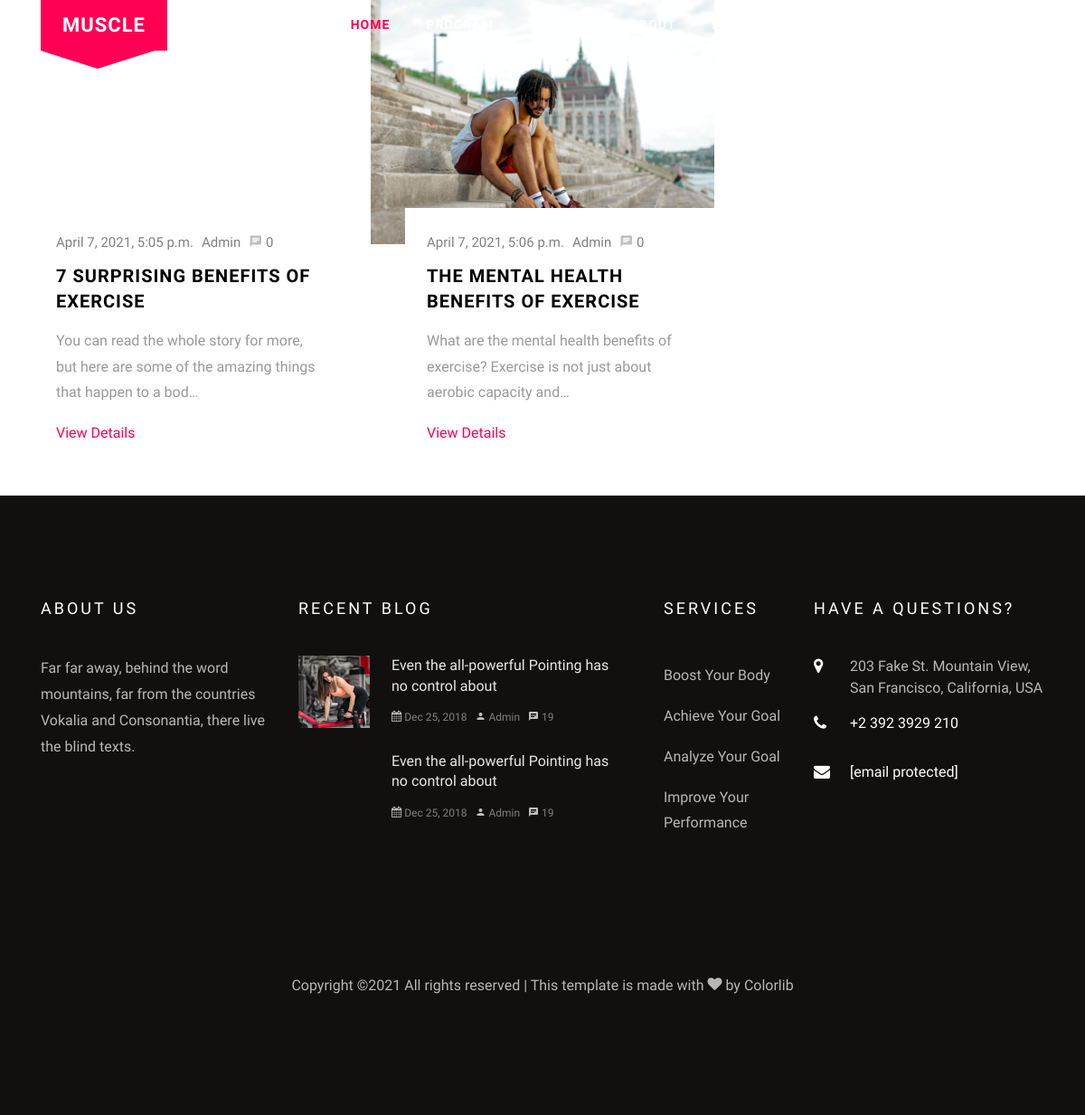
Screenshot of /blog/ with the database file from the repository.
### blog/models.py (models this page shows, shortened)
class blog(models.Model):
    image =  models.ImageField(upload_to='images')
    timestamp = models.DateTimeField(auto_now_add=True)
    comment_count = models.IntegerField(default=0)
    title = models.CharField(max_length=100)
    content = models.TextField()
    def get_absolute_url(self):
        return reverse('blog:blog_detail', kwargs={
            'id':self.id
        })

### blog/views.py (the view)
# urls.py: path('',  views.all_blogs, name='all_blogs'),
def all_blogs(request):
    blog_list = blog.objects.all()
    context = {
        'blog_list' :blog_list
    }
    return render(request, 'all_blogs.html', context)

### templates/all_blogs.html
{% extends 'base.html' %}
{% load static %}
{% block content %}
<div class="row">
{% for blog in blog_list %}
<br><br>
<div class="col-md-4 d-flex ftco-animate">
<div class="blog-entry justify-content-end">
<a href="{{ blog.title }}" class="block-20" style="background-image: url({{ blog.image.url }});">
</a>
<div class="text p-4 float-right d-block">
<div class="meta">
<div><a href="#">{{ blog.timestamp }}</a></div>
<div><a href="#">Admin</a></div>
<div><a href="#" class="meta-chat"><span class="icon-chat"></span> {{ blog.comment_count }}</a></div>
</div>
<h3 class="heading mt-2"><a href="{{ blog.get_absolute_url }}">{{ blog.title }}</a></h3>
<p>{{ blog.content|truncatechars:100 }}</p>
<a href="{{ blog.get_absolute_url }}">View Details</a>
</div>
</div>
</div>
{% endfor %}
</div>
{% endblock content %}

### staticfiles/css/icomoon.css (style rules this page uses)
[class^=icon-],[class*=" icon-"] { font-family:icomoon!important;speak:none;font-style:normal;font-weight:400;font-variant:normal;text-transform:none;line-height:1;-webkit-font-smoothing:antialiased;-moz-osx-font-smoothing:grayscale }
.icon-chat:before { content:"\e0b7" }

### rows the page displays
blog: timestamp "April 7, 2021, 5:05 p.m.", comment_count "0", title "7 SURPRISING BENEFITS OF EXERCISE", content "You can read the whole story for more, but here are some of the amazing things that happen to a bod…"
blog: image (picture), timestamp "April 7, 2021, 5:06 p.m.", comment_count "0", title "THE MENTAL HEALTH BENEFITS OF EXERCISE", content "What are the mental health benefits of exercise? Exercise is not just about aerobic capacity and…"
